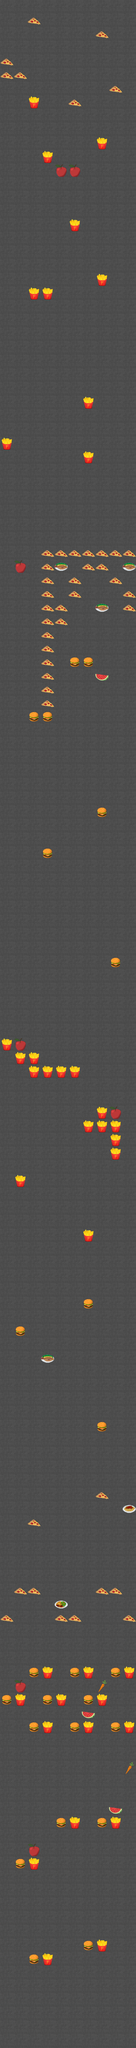

Rendered tile map (Tiled .tmx) drawn with the repository's tilesets; below, a short description and the map source with its tile grids summarised:
An orthogonal 10x150 tile map with 48x48 px tiles, 3 tile layers (Tile Layer 1, burgers, carrots) and 125 objects.

<map version="1.2" tiledversion="1.2.3" orientation="orthogonal" renderorder="right-down" width="10" height="150" tilewidth="48" tileheight="48" infinite="0" nextlayerid="6" nextobjectid="126">
 <tileset firstgid="1" name="TileSetFA" tilewidth="48" tileheight="48" tilecount="20" columns="5">
  <image source="TileSetFA.png" width="240" height="192" />
 </tileset>
 <layer id="1" name="Tile Layer 1" width="10" height="150">
  <data>[1500 cells, 1500 non-empty, 1 distinct tile ids]</data>
 </layer>
 <layer id="2" name="burgers" width="10" height="150">
  <data>[1500 cells, 107 non-empty, 3 distinct tile ids]</data>
 </layer>
 <layer id="3" name="carrots" width="10" height="150">
  <data>[1500 cells, 18 non-empty, 6 distinct tile ids]</data>
 </layer>
 <objectgroup id="4" name="ObjectLayer">
  <object id="1" x="106.667" y="6871.67" width="27" height="33.6667" />
  <object id="2" x="156" y="6872.67" width="27" height="33.6667" />
  <object id="3" x="298.5" y="6822.17" width="27" height="33.6667" />
  <object id="4" x="345.5" y="6822.67" width="27" height="33.6667" />
  <object id="5" x="107.5" y="6535.17" width="27" height="33.6667" />
  <object id="6" x="57.5" y="6534.67" width="27" height="33.6667" />
  <object id="7" x="251.5" y="6391.42" width="27" height="33.6667" />
  <object id="8" x="201.5" y="6390.92" width="27" height="33.6667" />
  <object id="9" x="396.5" y="6390.92" width="27" height="33.6667" />
  <object id="10" x="346.5" y="6390.42" width="27" height="33.6667" />
  <object id="11" x="444" y="6054.42" width="27" height="33.6667" />
  <object id="12" x="394" y="6053.92" width="27" height="33.6667" />
  <object id="13" x="300.5" y="6054.42" width="27" height="33.6667" />
  <object id="14" x="250.5" y="6053.92" width="27" height="33.6667" />
  <object id="15" x="154" y="6055.42" width="27" height="33.6667" />
  <object id="16" x="105.5" y="6055.42" width="27" height="33.6667" />
  <object id="17" x="58.25" y="5960.67" width="27" height="33.6667" />
  <object id="18" x="9.75" y="5960.67" width="27" height="33.6667" />
  <object id="19" x="203.25" y="5959.17" width="27" height="33.6667" />
  <object id="20" x="154.75" y="5959.17" width="27" height="33.6667" />
  <object id="21" x="347.25" y="5961.67" width="27" height="33.6667" />
  <object id="22" x="298.75" y="5961.67" width="27" height="33.6667" />
  <object id="23" x="154.75" y="5864.17" width="27" height="33.6667" />
  <object id="24" x="106.25" y="5864.17" width="27" height="33.6667" />
  <object id="25" x="298.75" y="5864.17" width="27" height="33.6667" />
  <object id="26" x="250.25" y="5864.17" width="27" height="33.6667" />
  <object id="27" x="441.75" y="5862.67" width="27" height="33.6667" />
  <object id="28" x="393.25" y="5862.67" width="27" height="33.6667" />
  <object id="29" x="252.25" y="5670.17" width="27" height="33.6667" />
  <object id="30" x="203.75" y="5670.17" width="27" height="33.6667" />
  <object id="31" x="106.75" y="5572.67" width="27" height="33.6667" />
  <object id="32" x="58.25" y="5572.67" width="27" height="33.6667" />
  <object id="33" x="393.75" y="5577.17" width="27" height="33.6667" />
  <object id="34" x="345.25" y="5577.17" width="27" height="33.6667" />
  <object id="35" x="445" y="5670.17" width="27" height="33.6667" />
  <object id="36" x="5.5" y="5669.67" width="27" height="33.6667" />
  <object id="37" x="105" y="5336.17" width="27" height="33.6667" />
  <object id="38" x="348" y="5240.17" width="27" height="33.6667" />
  <object id="39" x="346.5" y="4999.17" width="27" height="33.6667" />
  <object id="40" x="57.5" y="4662.17" width="27" height="33.6667" />
  <object id="41" x="299.5" y="4567.17" width="27" height="33.6667" />
  <object id="42" x="299" y="4328.17" width="27" height="33.6667" />
  <object id="43" x="59.5" y="4136.17" width="27" height="33.6667" />
  <object id="44" x="395.5" y="4041.17" width="27" height="33.6667" />
  <object id="45" x="393.5" y="3992.67" width="27" height="33.6667" />
  <object id="46" x="395.5" y="3943.67" width="27" height="33.6667" />
  <object id="47" x="346" y="3943.17" width="27" height="33.6667" />
  <object id="48" x="348" y="3894.17" width="27" height="33.6667" />
  <object id="49" x="299.5" y="3942.67" width="27" height="33.6667" />
  <object id="50" x="251" y="3753.17" width="27" height="33.6667" />
  <object id="51" x="201.5" y="3752.67" width="27" height="33.6667" />
  <object id="52" x="155" y="3752.17" width="27" height="33.6667" />
  <object id="53" x="107.5" y="3753.17" width="27" height="33.6667" />
  <object id="54" x="109.5" y="3704.17" width="27" height="33.6667" />
  <object id="55" x="58.25" y="3703.92" width="27" height="33.6667" />
  <object id="56" x="10.75" y="3654.42" width="27" height="33.6667" />
  <object id="57" x="394" y="3365.67" width="27" height="33.6667" />
  <object id="58" x="155.5" y="2981.17" width="27" height="33.6667" />
  <object id="59" x="345.5" y="2839.67" width="27" height="33.6667" />
  <object id="60" x="154" y="2502.17" width="27" height="33.6667" />
  <object id="61" x="107" y="2501.17" width="27" height="33.6667" />
  <object id="62" x="155" y="2458.17" width="27" height="33.6667" />
  <object id="63" x="155.5" y="2409.17" width="27" height="33.6667" />
  <object id="64" x="152" y="2361.17" width="27" height="33.6667" />
  <object id="65" x="154" y="2310.67" width="27" height="33.6667" />
  <object id="66" x="251" y="2311.17" width="27" height="33.6667" />
  <object id="67" x="298" y="2310.17" width="27" height="33.6667" />
  <object id="68" x="156.75" y="2267.92" width="27" height="33.6667" />
  <object id="69" x="153.25" y="2219.92" width="27" height="33.6667" />
  <object id="70" x="155.25" y="2169.42" width="27" height="33.6667" />
  <object id="71" x="157.75" y="2117.42" width="27" height="33.6667" />
  <object id="72" x="154.25" y="2069.42" width="27" height="33.6667" />
  <object id="73" x="156.25" y="2018.92" width="27" height="33.6667" />
  <object id="74" x="154.5" y="1976.42" width="27" height="33.6667" />
  <object id="75" x="156.5" y="1925.92" width="27" height="33.6667" />
  <object id="76" x="201" y="2172.92" width="27" height="33.6667" />
  <object id="77" x="203" y="2122.42" width="27" height="33.6667" />
  <object id="78" x="251" y="2073.92" width="27" height="33.6667" />
  <object id="79" x="253" y="2023.42" width="27" height="33.6667" />
  <object id="80" x="444" y="2121.42" width="27" height="33.6667" />
  <object id="81" x="446" y="2070.92" width="27" height="33.6667" />
  <object id="82" x="348.125" y="1974.17" width="27" height="33.6667" />
  <object id="83" x="396.875" y="2027.17" width="27" height="33.6667" />
  <object id="84" x="296.5" y="1976.42" width="27" height="33.6667" />
  <object id="85" x="298.5" y="1925.92" width="27" height="33.6667" />
  <object id="86" x="202.375" y="1925.67" width="27" height="33.6667" />
  <object id="87" x="247.625" y="1930.67" width="27" height="33.6667" />
  <object id="88" x="443.063" y="1924.92" width="27" height="33.6667" />
  <object id="89" x="346.938" y="1924.67" width="27" height="33.6667" />
  <object id="90" x="392.188" y="1929.67" width="27" height="33.6667" />
  <object id="91" x="298.5" y="1593.17" width="27" height="33.6667" />
  <object id="92" x="11.5" y="1544.17" width="27" height="33.6667" />
  <object id="93" x="299.5" y="1399.17" width="27" height="33.6667" />
  <object id="94" x="155" y="1014.67" width="27" height="33.6667" />
  <object id="95" x="107" y="1014.17" width="27" height="33.6667" />
  <object id="96" x="346.5" y="967.667" width="27" height="33.6667" />
  <object id="97" x="251.5" y="776.667" width="27" height="33.6667" />
  <object id="98" x="155.5" y="537.667" width="27" height="33.6667" />
  <object id="99" x="346.5" y="488.167" width="27" height="33.6667" />
  </objectgroup>
 <objectgroup id="5" name="ObjectLayer2">
  <!-- 18 objects omitted --></objectgroup>
</map>
<!-- 26 of 125 objects omitted -->
